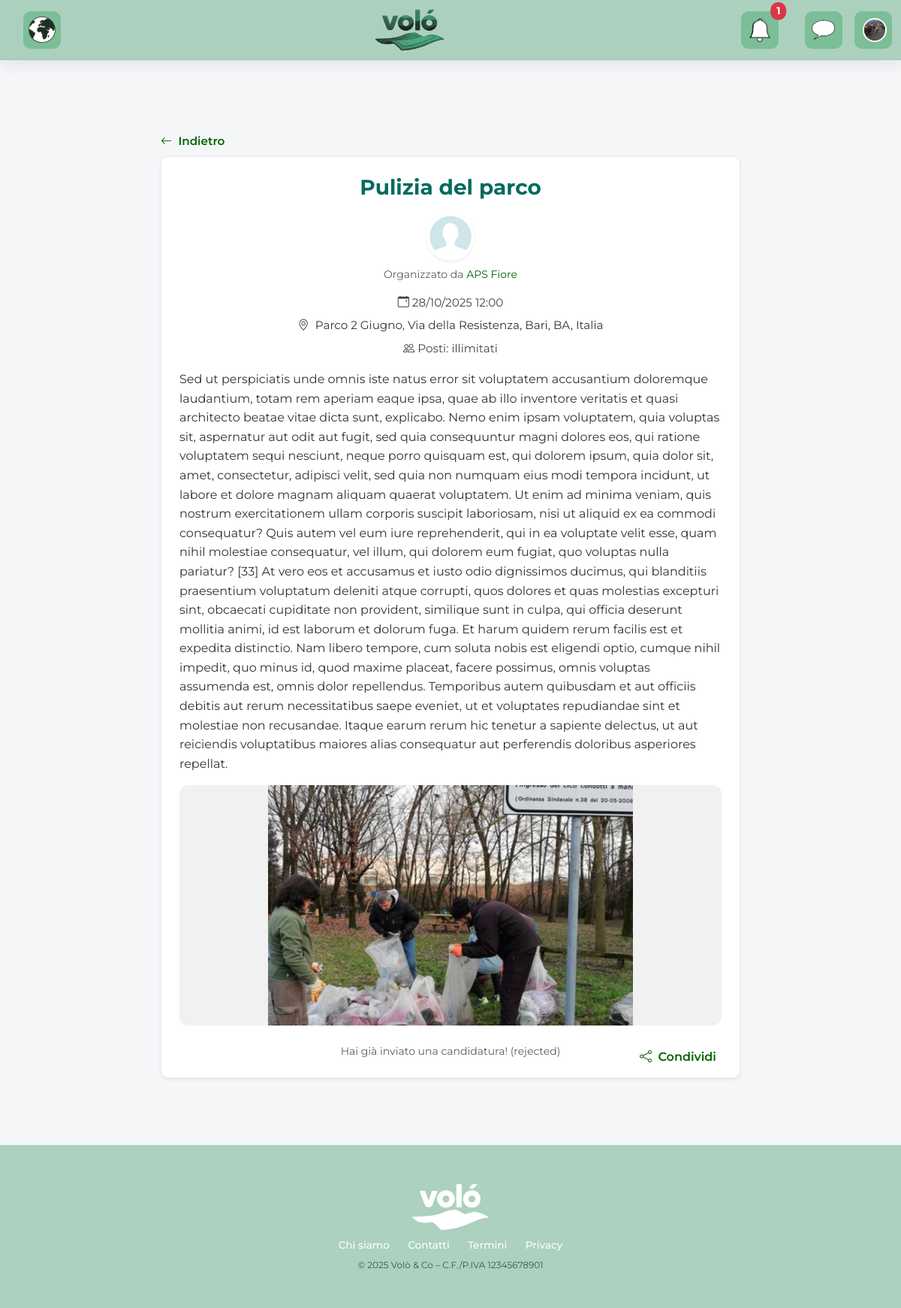
The app's page /events/1 (signed in) with its own data.
### app/database/models/user.py (models this page shows, shortened)
class User(db.Model, UserMixin):
    __tablename__ = "user"
    id = db.Column(db.Integer, primary_key=True)
    email = db.Column(db.String(150), unique=True, nullable=False, index=True)
    password = db.Column(db.String(256), nullable=False)
    name = db.Column(db.String(150), nullable=False)   # Full name or organization name
    user_type = db.Column(db.String(20), nullable=False, index=True)  # "volunteer" | "association"
    date_of_birth = db.Column(db.Date, nullable=True)
    phone = db.Column(db.String(30), nullable=True)
    latitude = db.Column(db.Float, nullable=True)
    longitude = db.Column(db.Float, nullable=True)
    bio = db.Column(db.Text, nullable=True)
    photo_filename = db.Column(db.String(255), nullable=True)
    disponibilita = db.Column(db.Text, nullable=True)  # Availability (days/times)
    address = db.Column(db.String(255), nullable=True)
    logo_filename = db.Column(db.String(255), nullable=True)
    website = db.Column(db.String(255), nullable=True)
    iban = db.Column(db.String(34), nullable=True)
    official_docs = db.Column(db.String(255), nullable=True)
    consenso_dati = db.Column(db.Boolean, default=False, nullable=False)
    accetta_termini = db.Column(db.Boolean, default=False, nullable=False)
    posts = db.relationship("Post", backref="association", lazy=True)
    events = db.relationship("Event", back_populates="association", lazy=True)
    campaigns = db.relationship("Campaign", back_populates="association", lazy=True, cascade="all, delete-orphan")
    followed_associations = db.relationship(
        "User",
        secondary=follows,
        primaryjoin=(follows.c.volunteer_id == id),
        secondaryjoin=(follows.c.association_id == id),
        backref=db.backref("followers", lazy="dynamic"),
        lazy="dynamic",
    )
    applause = db.relationship(
    "Applause",
    back_populates="user",
    cascade="all, delete-orphan",
    passive_deletes=True
    )

### app/database/models/event.py (models this page shows, shortened)
class Event(db.Model):
    __tablename__ = "event"
    id = db.Column(db.Integer, primary_key=True)
    title = db.Column(db.String(150), nullable=False)
    description = db.Column(db.Text, nullable=True)
    date = db.Column(db.DateTime, nullable=False, index=True)
    location = db.Column(db.String(255), nullable=False)
    image_filename = db.Column(db.String(255), nullable=True)
    latitude = db.Column(db.Float)
    longitude = db.Column(db.Float)
    created_at = db.Column(db.DateTime, nullable=False, default=datetime.utcnow, index=True)
    updated_at = db.Column(
        db.DateTime,
        nullable=False,
        default=datetime.utcnow,
        onupdate=datetime.utcnow,
        index=True,
    )
    duration = db.Column(db.String(20), nullable=False, default="temporary", index=True)
    skills = db.Column(db.Text, nullable=False, default="[]")
    activity = db.Column(db.String(50), nullable=True, index=True)
    type = db.Column(db.String(20), nullable=False, default="event", index=True)
    capacity_max = db.Column(db.Integer, nullable=True)
    association_id = db.Column(db.Integer, db.ForeignKey("user.id"), nullable=False, index=True)
    association = db.relationship("User", back_populates="events")
    __table_args__ = (
        db.Index("ix_event_geo", "latitude", "longitude"),
        db.Index("ix_event_duration_date", "duration", "date"),
    )

### app/database/models/participation.py (models this page shows, shortened)
class Participation(db.Model):
    __tablename__ = "participation"
    id = db.Column(db.Integer, primary_key=True)
    volunteer_id = db.Column(db.Integer, db.ForeignKey("user.id"), nullable=False, index=True)
    event_id = db.Column(db.Integer, db.ForeignKey("event.id"), nullable=False, index=True)
    status = db.Column(db.String(20), nullable=False, default="pending")
    applied_at = db.Column(db.DateTime, default=datetime.utcnow, nullable=False)
    updated_at = db.Column(db.DateTime, default=datetime.utcnow, onupdate=datetime.utcnow, nullable=False)
    volunteer = db.relationship("User", backref="participations", foreign_keys=[volunteer_id])
    event = db.relationship("Event", backref="participants", foreign_keys=[event_id])
    __table_args__ = (
        db.UniqueConstraint("volunteer_id", "event_id", name="uq_participation_unique"),
    )

### app/blueprints/events/routes.py (the view)
@events_bp.route("/<int:event_id>", methods=["GET"])
@login_required
def event_detail(event_id: int):
    event = Event.query.get_or_404(event_id)
    return render_template("pages/detail.html", item=event, type="event")

### app/templates/pages/detail.html (shortened to what this page needs)
{% extends 'layout/base.html' %}
{% block content %}
<div class="container" style="margin-top:0.5rem;">
 <div style="margin-bottom:8px;">
  <a href="{{ request.referrer or url_for('home.home') }}"
     aria-label="Torna alla pagina precedente"
     style="color:#006400; font-weight:600; font-size:0.95rem; text-decoration:none;">
    <i class="bi bi-arrow-left" style="margin-right:4px;"></i> {{ _('Indietro') }}
  </a>
</div>
  {% if type == 'event' %}
    {% set total_seats    = item.capacity_max %}
    {% set accepted_count = item.participants|selectattr("status","equalto","accepted")|list|length %}
    {% set seats_left     = (total_seats - accepted_count) if total_seats is not none else None %}
    {% set is_full        = (total_seats is not none and seats_left <= 0) %}
  {% endif %}
<article class="card shadow-sm p-4 text-center position-relative">
      <h3 class="fw-bold mb-3">{{ item.title }}</h3>
      {% if item.association %}
        <div class="d-flex flex-column align-items-center mb-3">
          <img
            src="{% if item.association.photo_filename %}
                   {{ url_for('dashboard.static', filename='uploads/profile-photo/' ~ item.association.photo_filename) }}
                 {% else %}
                   {{ url_for('static', filename='img/avatar-placeholder.png') }}
                 {% endif %}"
            alt="Logo {{ item.association.name }}"
            width="64" height="64"
            class="rounded-circle shadow-sm object-fit-cover mb-2">
          <div class="small text-muted">
            {% if type in ['event','campaign'] %}{{ _('Organizzato da') }} {% endif %}
            <a class="text-dark-green text-decoration-none"
               href="{{ url_for('associations.public_profile', association_id=item.association.id) }}">
              {{ item.association.name }}
            </a>
          </div>
        </div>
      {% endif %}
      <section class="detail-info d-flex flex-column align-items-center gap-2 mb-3">
        {% if type == 'event' and item.date %}
          <span><i class="bi bi-calendar-event me-1"></i>{{ item.date.strftime('%d/%m/%Y %H:%M') }}</span>
        {% endif %}
        {% if type in ['event','campaign','report','petition'] and item.location %}
          <span>
            <i class="bi bi-geo-alt me-1"></i>
            <a href="https://www.google.com/maps/search/?api=1&query={{ (item.location or '') | urlencode }}"
              target="_blank" rel="noopener"
              class="text-decoration-none">
              {{ item.location }}
            </a>
          </span>
        {% endif %}
        {% if type == 'event' %}
          {% if total_seats is not none %}
            <span>
              <i class="bi bi-people me-1"></i>
              Posti: {{ accepted_count }}/{{ total_seats }}
              {% if is_full %}
                · <span class="text-danger fw-bold">{{ _('Evento al completo') }}</span>
              {% else %}
                ·{{ _('Disponibili:') }} {{ seats_left }}
              {% endif %}
            </span>
          {% else %}
            <span><i class="bi bi-people me-1"></i>{{ _('Posti: illimitati') }}</span>
          {% endif %}
        {% endif %}
      </section>
      <section class="detail-content text-start">
        {% if type == 'event' and item.description %}
          <p class="mb-3">{{ item.description }}</p>
        {% elif type == 'campaign' and item.description %}
          <p class="mb-3">{{ item.description }}</p>
        {% elif type == 'report' and item.description %}
          <p class="mb-3">{{ item.description }}</p>
        {% elif type == 'petition' and item.description %}
          <p class="mb-3" style="white-space: pre-line;">{{ item.description }}</p>
        {% endif %}
      </section>
      {% if item.image_filename %}
        <div class="detail-image-wrapper">
          {% if type == 'event' %}
            <img src="{{ url_for('events.static', filename='uploads/events/' ~ item.image_filename) }}"
                alt="{{ item.title }}" class="detail-image">
          {% elif type == 'campaign' %}
            <img src="{{ url_for('campaigns.static', filename='uploads/campaigns/' ~ item.image_filename) }}"
                alt="{{ item.title }}" class="detail-image">
          {% elif type == 'report' %}
            <img src="{{ url_for('reports.static', filename='uploads/reports/' ~ item.image_filename) }}"
                alt="{{ item.title }}" class="detail-image">
          {% elif type == 'petition' %}
            <img src="{{ url_for('petitions.static', filename='uploads/petitions/' ~ item.image_filename) }}"
                alt="{{ item.title }}" class="detail-image">
          {% endif %}
        </div>
      {% endif %}
<div class="dropdown share-dropdown-card text-end mt-3 me-3">
  <a href="#" id="shareDropdown"
   data-bs-toggle="dropdown" aria-expanded="false"
   style="color:#006400; font-weight:600; text-decoration:none;">
  <i class="bi bi-share me-1"></i> {{ _('Condividi') }}
</a>
</div>
      <footer class="detail-actions d-flex justify-content-center gap-3 mt-4">
        {% if type == 'event' %}
          {% if current_user.is_authenticated and current_user.user_type == 'volunteer' %}
            {% set part = item.participants|selectattr("volunteer_id","equalto",current_user.id)|first %}
            {% if part %}
              <span class="text-muted small">{{ _('Hai già inviato una candidatura!') }} ({{ part.status }})</span>
            {% endif %}
          {% elif not current_user.is_authenticated %}
            <a href="{{ url_for('auth.login') }}" class="btn btn-secondary btn-sm">
              <i class="bi bi-box-arrow-in-right me-1"></i> {{ _('Accedi per candidarti') }}
            </a>
          {% endif %}
        {% endif %}
      </footer>
    </div>
<div class="position-fixed bottom-0 start-50 translate-middle-x p-3" style="z-index:1080">
</div>
{% endblock %}

### app/templates/partials/navbar.html (shortened to what this page needs)
<nav class="navbar fixed-top" style="background-color: var(--color-navbar-bg); z-index:1030;">
  <div class="container-fluid position-relative">
<div class="navbar-map d-flex align-items-center me-3">
  <a href="{{ url_for('full_map.full_map') }}" class="icon-box">
    <img src="{{ url_for('static', filename='img/world.png') }}"
         alt="Mappa mondo"
         class="map-icon">
  </a>
</div>
    <div class="brand-wrapper">
      <a class="navbar-brand d-flex align-items-center justify-content-center" href="{{ url_for('home.home') }}">
        <img src="{{ url_for('static', filename='img/logo.png') }}" alt="Volò">
      </a>
    </div>
    {% if current_user.is_authenticated %}
    <div class="d-flex align-items-center ms-auto">
      <a href="#" class="nav-link p-0 position-relative me-3" id="notifications-toggle">
        <div class="icon-box">
        <img src="{{ url_for('static', filename='img/bell.png') }}"
             alt="Notifiche"
             class="nav-icon">
             </div>
        {% set unread = 0 %}
        {% if current_user.notifications is defined %}
          {% set unread = current_user.notifications|selectattr("is_read","equalto",False)|list|length %}
        {% endif %}
        {% if unread > 0 %}
          <span id="notif-badge"
                class="position-absolute top-0 start-100 translate-middle badge rounded-pill bg-danger">
            {{ unread }}
          </span>
        {% endif %}
      </a>
      <a href="#" class="nav-link p-0 position-relative me-3" id="chat-toggle">
        <div class="icon-box">
        <img src="{{ url_for('static', filename='img/icon_chat.png') }}"
             alt="Chat"
             class="nav-icon">
             </div>
      </a>
<div class="dropdown icon-box">
  <a class="nav-link p-0 me-3" href="#" id="userDropdown" role="button"
     data-bs-toggle="dropdown" aria-expanded="false">
    <img src="{% if current_user.photo_filename %}
                {{ url_for('dashboard.static', filename='uploads/profile-photo/' ~ current_user.photo_filename) }}
              {% else %}
                {{ url_for('static', filename='img/avatar-placeholder.png') }}
              {% endif %}"
         alt="Profilo"
         class="rounded-circle profile-icon">
  </a>
</div>
    </div>
    {% endif %}
  </div>
</nav>

### records on screen
User: photo_filename (picture)
Event: title "Pulizia del parco", date "28/10/2025 12:00", location "Parco 2 Giugno, Via della Resistenza, Bari, BA, Italia", description "Sed ut perspiciatis unde omnis iste natus error sit voluptatem accusantium doloremque laudantium, totam rem aperiam eaque ipsa, quae ab illo inventore veritatis et quasi architecto beatae vitae dicta sunt, explicabo. Nemo enim ipsam voluptatem, quia voluptas sit, aspernatur aut odit aut fugit, sed quia consequuntur magni dolores eos, qui ratione voluptatem sequi nesciunt, neque porro quisquam est, qui dolorem ipsum, quia dolor sit, amet, consectetur, adipisci velit, sed quia non numquam eius modi tempora incidunt, ut labore et dolore magnam aliquam quaerat voluptatem. Ut enim ad minima veniam, quis nostrum exercitationem ullam corporis suscipit laboriosam, nisi ut aliquid ex ea commodi…", image_filename (picture)
User: association.name "APS Fiore"
Participation: status "rejected"

### other values on screen
{{ unread }} "1"
